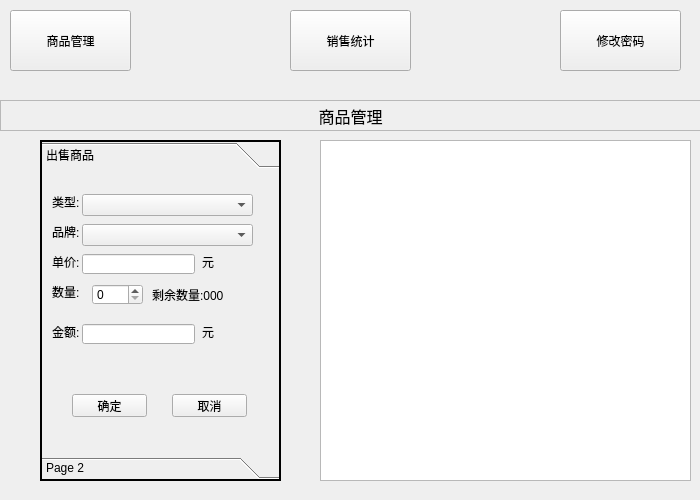
<?xml version="1.0" encoding="UTF-8"?>
<ui version="4.0">
 <class>Widget</class>
 <widget class="QWidget" name="Widget">
  <property name="geometry">
   <rect>
    <x>0</x>
    <y>0</y>
    <width>700</width>
    <height>500</height>
   </rect>
  </property>
  <property name="windowTitle">
   <string>数据管理系统</string>
  </property>
  <widget class="QPushButton" name="manageBtn">
   <property name="geometry">
    <rect>
     <x>10</x>
     <y>10</y>
     <width>121</width>
     <height>61</height>
    </rect>
   </property>
   <property name="text">
    <string>商品管理</string>
   </property>
  </widget>
  <widget class="QPushButton" name="chartBtn">
   <property name="geometry">
    <rect>
     <x>290</x>
     <y>10</y>
     <width>121</width>
     <height>61</height>
    </rect>
   </property>
   <property name="text">
    <string>销售统计</string>
   </property>
  </widget>
  <widget class="QPushButton" name="passwordBtn">
   <property name="geometry">
    <rect>
     <x>560</x>
     <y>10</y>
     <width>121</width>
     <height>61</height>
    </rect>
   </property>
   <property name="text">
    <string>修改密码</string>
   </property>
  </widget>
  <widget class="QStackedWidget" name="stackedWidget">
   <property name="geometry">
    <rect>
     <x>0</x>
     <y>80</y>
     <width>700</width>
     <height>410</height>
    </rect>
   </property>
   <property name="currentIndex">
    <number>0</number>
   </property>
   <widget class="QWidget" name="managePage">
    <widget class="QLabel" name="label">
     <property name="geometry">
      <rect>
       <x>0</x>
       <y>20</y>
       <width>701</width>
       <height>31</height>
      </rect>
     </property>
     <property name="font">
      <font>
       <pointsize>12</pointsize>
      </font>
     </property>
     <property name="frameShape">
      <enum>QFrame::StyledPanel</enum>
     </property>
     <property name="text">
      <string>商品管理</string>
     </property>
     <property name="alignment">
      <set>Qt::AlignCenter</set>
     </property>
    </widget>
    <widget class="QToolBox" name="toolBox">
     <property name="geometry">
      <rect>
       <x>40</x>
       <y>60</y>
       <width>241</width>
       <height>341</height>
      </rect>
     </property>
     <property name="frameShape">
      <enum>QFrame::WinPanel</enum>
     </property>
     <property name="currentIndex">
      <number>0</number>
     </property>
     <widget class="QWidget" name="page">
      <property name="geometry">
       <rect>
        <x>0</x>
        <y>0</y>
        <width>237</width>
        <height>285</height>
       </rect>
      </property>
      <attribute name="label">
       <string>出售商品</string>
      </attribute>
      <widget class="QComboBox" name="sellTypeComboBox">
       <property name="geometry">
        <rect>
         <x>40</x>
         <y>20</y>
         <width>171</width>
         <height>22</height>
        </rect>
       </property>
      </widget>
      <widget class="QSpinBox" name="sellNumSpinBox">
       <property name="geometry">
        <rect>
         <x>50</x>
         <y>110</y>
         <width>51</width>
         <height>21</height>
        </rect>
       </property>
      </widget>
      <widget class="QLineEdit" name="sellPriceLineEdit">
       <property name="geometry">
        <rect>
         <x>40</x>
         <y>80</y>
         <width>113</width>
         <height>20</height>
        </rect>
       </property>
      </widget>
      <widget class="QLabel" name="label_2">
       <property name="geometry">
        <rect>
         <x>10</x>
         <y>20</y>
         <width>31</width>
         <height>16</height>
        </rect>
       </property>
       <property name="text">
        <string>类型:</string>
       </property>
      </widget>
      <widget class="QLabel" name="label_3">
       <property name="geometry">
        <rect>
         <x>10</x>
         <y>50</y>
         <width>31</width>
         <height>16</height>
        </rect>
       </property>
       <property name="text">
        <string>品牌:</string>
       </property>
      </widget>
      <widget class="QComboBox" name="sellBrandComboBox">
       <property name="geometry">
        <rect>
         <x>40</x>
         <y>50</y>
         <width>171</width>
         <height>22</height>
        </rect>
       </property>
      </widget>
      <widget class="QLabel" name="label_4">
       <property name="geometry">
        <rect>
         <x>10</x>
         <y>80</y>
         <width>31</width>
         <height>16</height>
        </rect>
       </property>
       <property name="text">
        <string>单价:</string>
       </property>
      </widget>
      <widget class="QLabel" name="label_5">
       <property name="geometry">
        <rect>
         <x>10</x>
         <y>110</y>
         <width>31</width>
         <height>16</height>
        </rect>
       </property>
       <property name="text">
        <string>数量:</string>
       </property>
      </widget>
      <widget class="QLabel" name="label_6">
       <property name="geometry">
        <rect>
         <x>160</x>
         <y>80</y>
         <width>31</width>
         <height>16</height>
        </rect>
       </property>
       <property name="text">
        <string>元</string>
       </property>
      </widget>
      <widget class="QLabel" name="sellLastNumLabel">
       <property name="geometry">
        <rect>
         <x>110</x>
         <y>110</y>
         <width>91</width>
         <height>21</height>
        </rect>
       </property>
       <property name="text">
        <string>剩余数量:000</string>
       </property>
      </widget>
      <widget class="QLabel" name="label_8">
       <property name="geometry">
        <rect>
         <x>10</x>
         <y>150</y>
         <width>31</width>
         <height>16</height>
        </rect>
       </property>
       <property name="text">
        <string>金额:</string>
       </property>
      </widget>
      <widget class="QLineEdit" name="sellSumLineEdit">
       <property name="geometry">
        <rect>
         <x>40</x>
         <y>150</y>
         <width>113</width>
         <height>20</height>
        </rect>
       </property>
      </widget>
      <widget class="QLabel" name="label_9">
       <property name="geometry">
        <rect>
         <x>160</x>
         <y>150</y>
         <width>31</width>
         <height>16</height>
        </rect>
       </property>
       <property name="text">
        <string>元</string>
       </property>
      </widget>
      <widget class="QPushButton" name="sellOkBtn">
       <property name="geometry">
        <rect>
         <x>30</x>
         <y>220</y>
         <width>75</width>
         <height>23</height>
        </rect>
       </property>
       <property name="text">
        <string>确定</string>
       </property>
      </widget>
      <widget class="QPushButton" name="sellCancelBtn">
       <property name="geometry">
        <rect>
         <x>130</x>
         <y>220</y>
         <width>75</width>
         <height>23</height>
        </rect>
       </property>
       <property name="text">
        <string>取消</string>
       </property>
      </widget>
     </widget>
     <widget class="QWidget" name="page_3">
      <property name="geometry">
       <rect>
        <x>0</x>
        <y>0</y>
        <width>98</width>
        <height>28</height>
       </rect>
      </property>
      <attribute name="label">
       <string>Page 2</string>
      </attribute>
     </widget>
    </widget>
    <widget class="QListWidget" name="dailyList">
     <property name="geometry">
      <rect>
       <x>320</x>
       <y>60</y>
       <width>371</width>
       <height>341</height>
      </rect>
     </property>
    </widget>
   </widget>
   <widget class="QWidget" name="page_2"/>
  </widget>
 </widget>
 <layoutdefault spacing="6" margin="11"/>
 <resources/>
 <connections/>
</ui>
